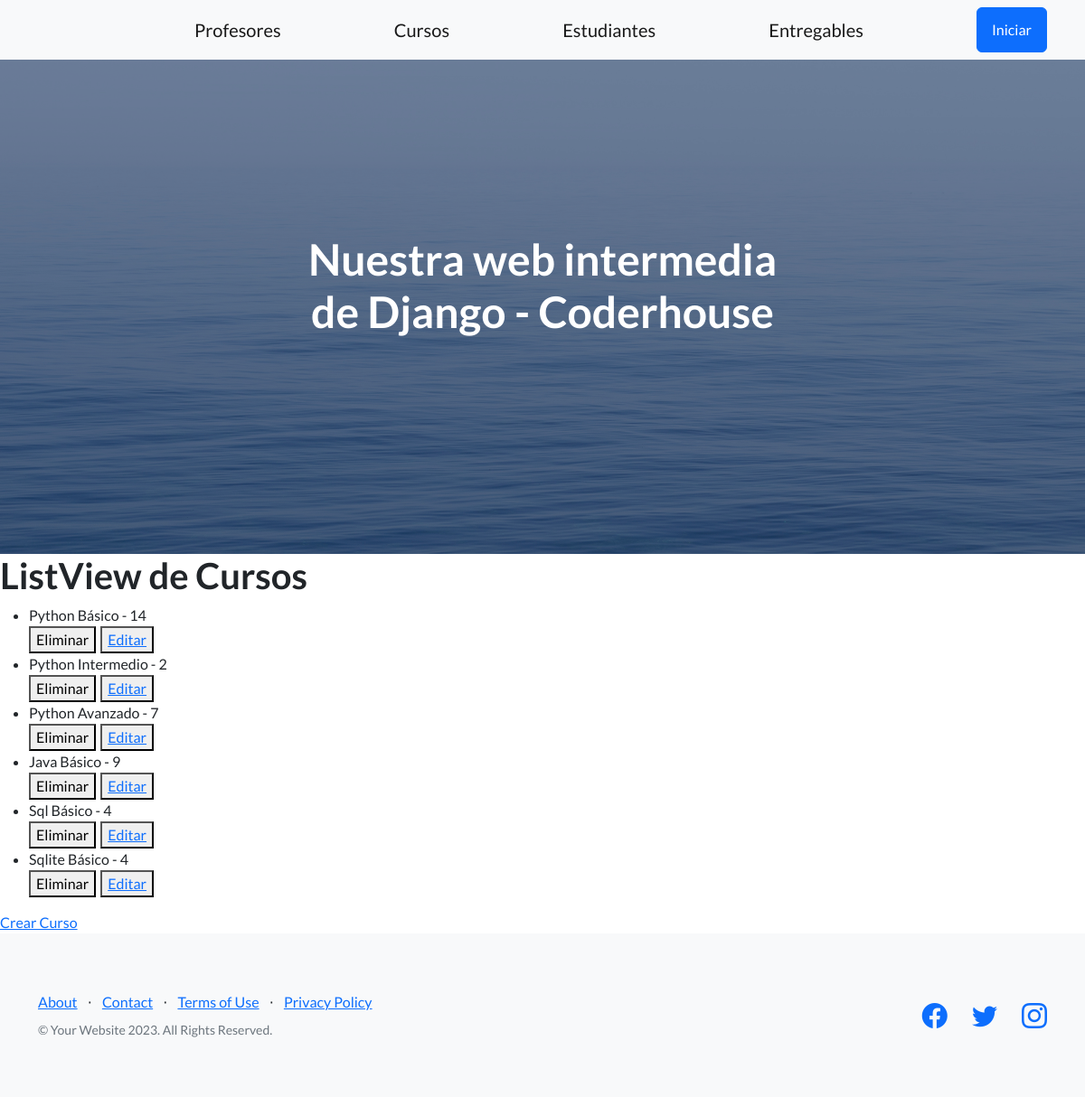
Before: /Appdjango/lv-cursos with the older database file.
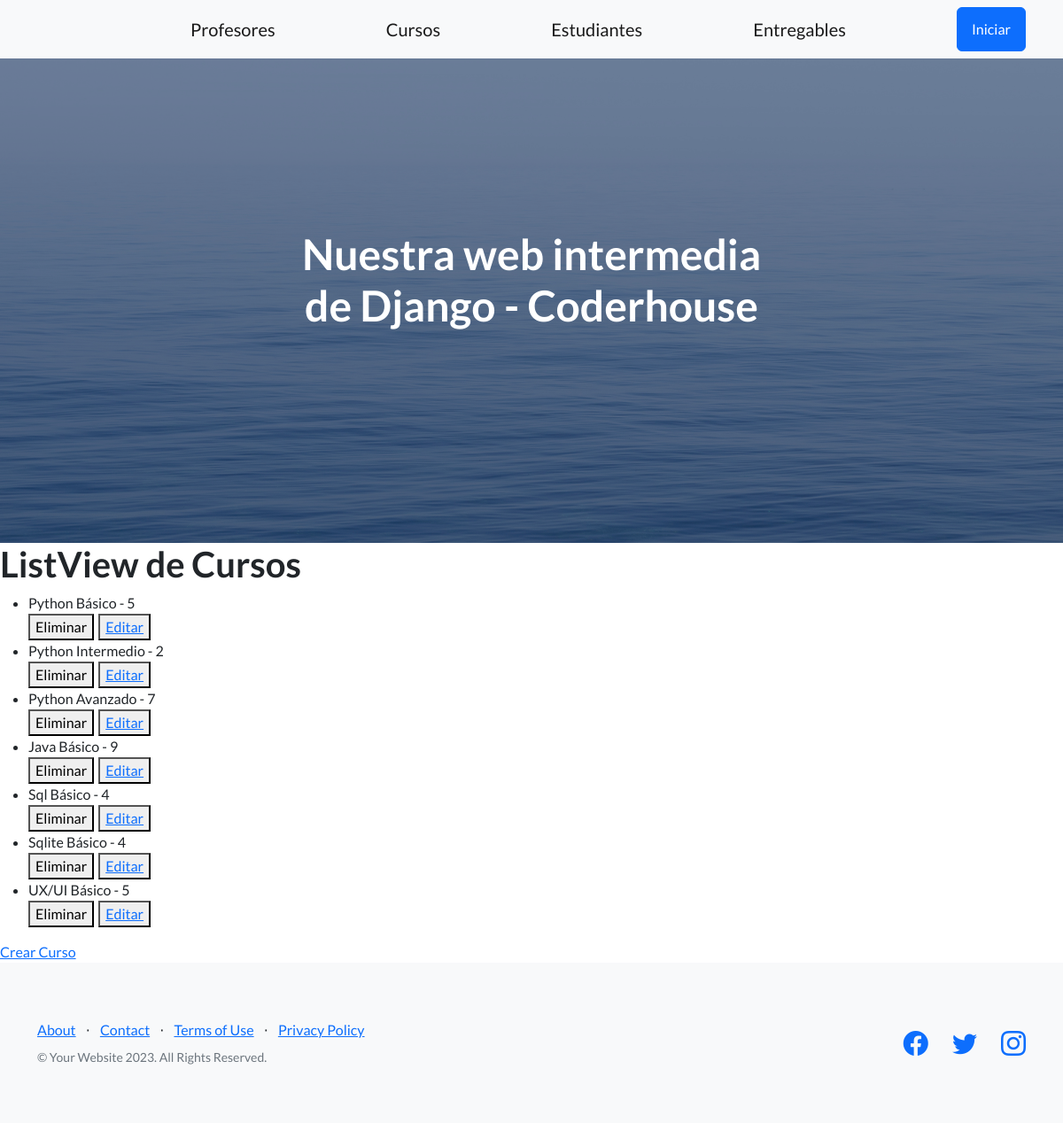
After: the same page with the newer database file.
### AplicacionDjango/models.py (models this page shows)
class Curso(models.Model):
    nombre = models.CharField(max_length=50)
    comision = models.IntegerField()
    def __str__(self):
        return f"{self.nombre} - {self.comision}"

### AplicacionDjango/views.py (the view)
# urls.py: path('lv-cursos', CursoList.as_view(), name="CursosListView"),
class CursoList(ListView):
    model = Curso
    template_name = "curso_list_view.html"
    context_object_name = "cursos"

### AplicacionDjango/templates/curso_list_view.html
{% extends 'base.html' %}
{% load static %}
{% block contenidoQCambia %}
    <h1>ListView de Cursos</h1>
    <ul>
        {% for curso in cursos %}
            <li>
                {{curso}}
            </li>
            <div style="display: flex; column-gap: 5px;">
                <form action="{% url 'CursosDeleteView' curso.id %}" method="POST">{% csrf_token %}
                    <button type="submit">Eliminar</button>
                </form>
                <button>
                    <a href="{% url 'CursosUpdateView' curso.id %}">Editar</a>
                </button>
            </div>
        {% endfor %}
    </ul>
    <a href="{% url 'CursosCreateView' %}">Crear Curso</a>
{% endblock contenidoQCambia %}

### AplicacionDjango/templates/base.html (shortened to what this page needs)
<!DOCTYPE html>
<html lang="en">
    <head>
        {% load static %}
        <link href="https://cdn.jsdelivr.net/npm/bootstrap-icons@1.5.0/font/bootstrap-icons.css" rel="stylesheet" type="text/css" />
        <link href="{% static 'css/styles.css' %}" rel="stylesheet" />
        <link href="{% static 'css/mis_estilos.css' %}" rel="stylesheet" />
    </head>
    <body>
        <nav class="navbar navbar-light bg-light static-top">
            <div class="container">
                <div class="my_button">
                </div>
                <a class="navbar-brand" href="{% url 'ListaProfesores' %}">Profesores</a>
                <a class="navbar-brand" href="{% url 'Cursos' %}">Cursos</a>
                <a class="navbar-brand" href="{% url 'Estudiantes' %}">Estudiantes</a>
                <a class="navbar-brand" href="{% url 'Entregables' %}">Entregables</a>
                <a class="btn btn-primary" href="#signup">Iniciar</a>
            </div>
        </nav>
        <header class="masthead">
            <div class="container position-relative">
                <div class="row justify-content-center">
                    <div class="col-xl-6">
                        <div class="text-center text-white">
                            <h1 class="mb-5">Nuestra web intermedia de Django - Coderhouse</h1>
                        </div>
                    </div>
                </div>
            </div>
        </header>
        {% block contenidoQCambia %}
        {% endblock contenidoQCambia %}
        <footer class="footer bg-light">
            <div class="container">
                <div class="row">
                    <div class="col-lg-6 h-100 text-center text-lg-start my-auto">
                        <ul class="list-inline mb-2">
                            <li class="list-inline-item"><a href="#!">About</a></li>
                            <li class="list-inline-item">⋅</li>
                            <li class="list-inline-item"><a href="#!">Contact</a></li>
                            <li class="list-inline-item">⋅</li>
                            <li class="list-inline-item"><a href="#!">Terms of Use</a></li>
                            <li class="list-inline-item">⋅</li>
                            <li class="list-inline-item"><a href="#!">Privacy Policy</a></li>
                        </ul>
                        <p class="text-muted small mb-4 mb-lg-0">&copy; Your Website 2023. All Rights Reserved.</p>
                    </div>
                    <div class="col-lg-6 h-100 text-center text-lg-end my-auto">
                        <ul class="list-inline mb-0">
                            <li class="list-inline-item me-4">
                                <a href="#!"><i class="bi-facebook fs-3"></i></a>
                            </li>
                            <li class="list-inline-item me-4">
                                <a href="#!"><i class="bi-twitter fs-3"></i></a>
                            </li>
                            <li class="list-inline-item">
                                <a href="#!"><i class="bi-instagram fs-3"></i></a>
                            </li>
                        </ul>
                    </div>
                </div>
            </div>
        </footer>
    </body>
</html>

### AplicacionDjango/static/css/mis_estilos.css (style rules this page uses)
.my_button { padding-right: 170px; margin-left: -170px; }

Changed rows visible on the page:
changed Curso: nombre+comision "Python Básico - 14" → "Python Básico - 5"
added Curso: nombre+comision "UX/UI Básico - 5"
